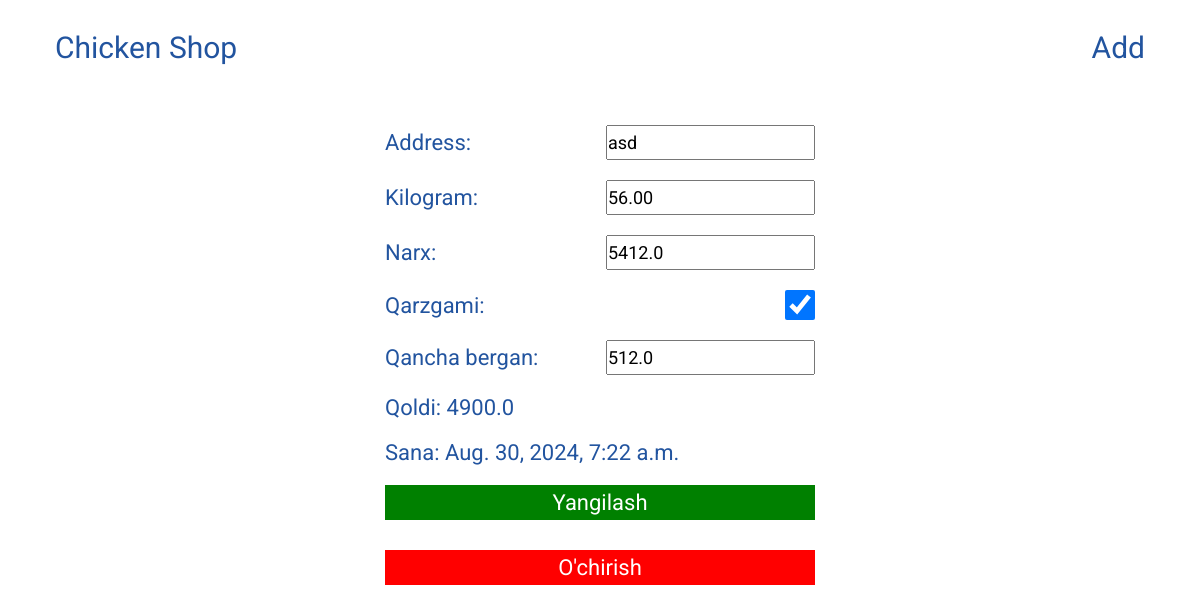
Page /3 on the committed database.
### ShopApp/models.py (models this page shows, shortened)
class Orders(models.Model):
    address=models.TextField()
    kg=models.DecimalField(default=0, max_digits=5, decimal_places=2)
    price=models.DecimalField(max_digits=20, decimal_places=1)
    debt=models.BooleanField(default=False)
    give=models.DecimalField(max_digits=20, decimal_places=1, default=0)
    date=models.DateTimeField(auto_now_add=True)
    class Meta:
        verbose_name="Zakazlar"
        verbose_name_plural="Zakazlar"

### ShopApp/views.py (the view, shortened to what this page needs)
# urls.py: path("<int:pk>",DetailOrderView.as_view(), name="detail"),
class DetailOrderView(View):
    def get(self, request, pk):
        object=Orders.objects.get(pk=pk)
        context={"form":OrderForm(data={"address":object.address, "kg":object.kg, "price":object.price, "debt":object.debt, "give":object.give, }), "object":object,"remain":object.price-object.give,}
        return render(request=request, template_name="ShopApp/orders_detail.html", context=context)

### ShopApp/forms.py
class OrderForm(forms.Form):
    address=forms.CharField(widget=forms.TextInput(attrs={"class":"address", "placeholder":"Manzil"}))
    kg=forms.DecimalField( widget=forms.TextInput(attrs={"class":"kg", "placeholder":"Kilogram"}))
    price=forms.DecimalField(widget=forms.TextInput(attrs={"class":"price", "placeholder":"Narxi"}))
    debt=forms.BooleanField(widget=forms.CheckboxInput(attrs={"class":"debt"}), required=False)
    give=forms.DecimalField(widget=forms.TextInput(attrs={"class":"give", "placeholder":"Qancha berdi"}), required=False)

### ShopApp/templates/ShopApp/orders_detail.html (shortened to what this page needs)
<!DOCTYPE html>
{% load static %}
<html lang="en">
<head>
    <link rel="stylesheet" href="{% static "./css/orders_detail.css" %}">
</head>
<body>
    <header>
        <nav>
          <a href="{% url "ShopApp:main" %}">Chicken Shop</a>
          <a href="{% url "ShopApp:create" %}">Add</a>
        </nav>
      </header>
      <section>
        <div class="container">
            <form method="post">{% csrf_token %}
                <span>Address: {{ form.address }}</span>
                <span>Kilogram: {{ form.kg }}</span>
                <span>Narx: {{ form.price }}</span>
                <span>Qarzgami: {{ form.debt }}</span>
                <span>Qancha bergan: {{ form.give }}</span>
                <span>Qoldi: {{ remain }}</span>
                <span>Sana: {{ object.date }}</span>
            <input type="submit", value="Yangilash">
        </form>
        <a href="{% url "ShopApp:delete" object.pk %}">O'chirish</a>
        </div>
      </section>
</body>

### static/css/orders_detail.css (style rules this page uses)
:root { --roboto: "Roboto", sans-serif; }
* { margin: 0; padding: 0; box-sizing: border-box; text-decoration: none; list-style: none; }
header { width: 100%; }
header nav { max-width: 1110px; margin: 0 auto; padding: 30px 10px; display: flex; justify-content: space-between; }
header nav a { font-size: 30px; font-family: var(--roboto); color: rgb(34, 84, 159); }
.container { max-width: 450px; margin: 0 auto; padding: 30px 10px 0 10px; }
.container form { width: 100%; margin: 0 auto; display: flex; gap: 20px; flex-wrap: wrap; }
.container form span { width: 100%; display: flex; align-items: center; justify-content: space-between; font-size: 22px; font-family: var(--roboto); color: rgb(34, 84, 159); }
.container form input { height: auto; color: black; font-size: 18px; font-family: var(--roboto); padding: 5px 0; }
.container form input[type="submit"] { width: 100%; border: none; background-color: green; color: white; font-size: 22px; font-family: var(--roboto); cursor: pointer; padding: 5px 0; }
.container form input[type="checkbox"] { width: 30px; height: 30px; }
.container a { display: block; width: 100%; background-color: red; padding: 5px; margin-top: 30px; text-align: center; color: white; font-size: 22px; font-family: var(--roboto); cursor: pointer; }

### rows in the picture
Orders: address "asd", kg "56.00", price "5412.0", debt "☑", give "512.0", date "Aug. 30, 2024, 7:22 a.m."

### other values in the picture
{{ remain }} "4900.0"
